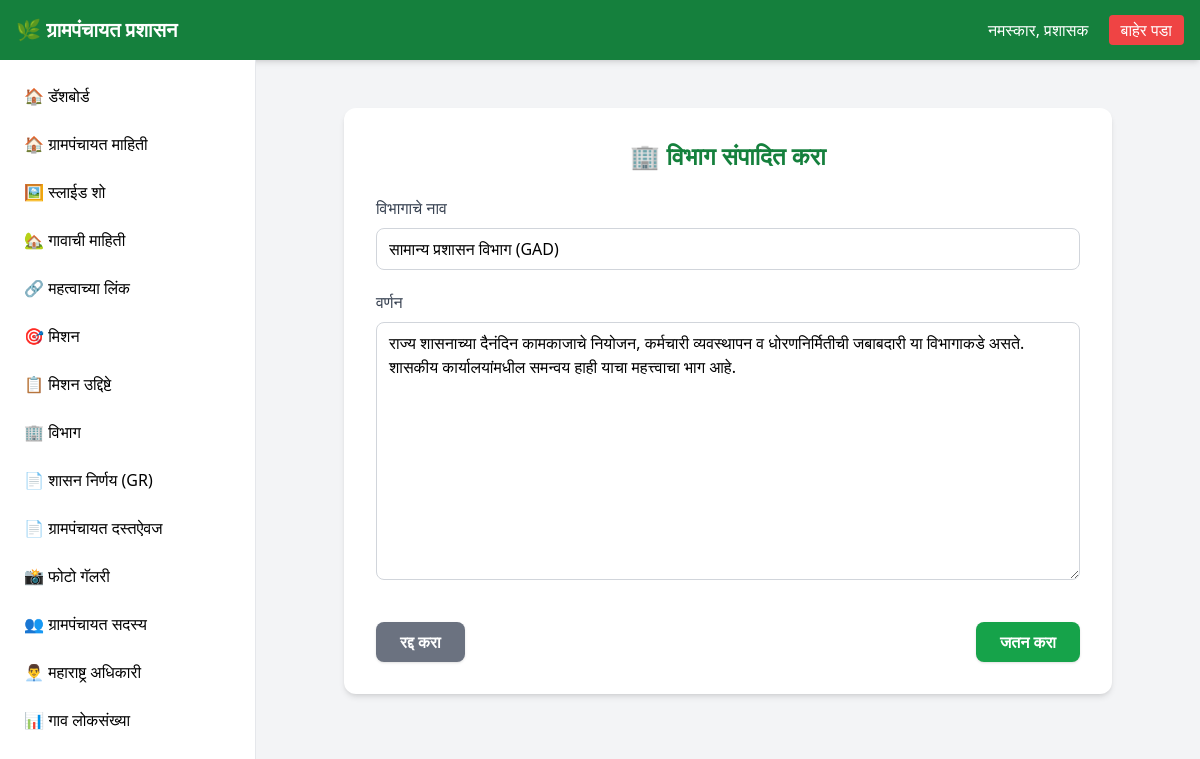
The page /dashboard/department/update/1/ (signed in) on the database its author committed.
### api/models.py (models this page shows, shortened)
class Department(models.Model):
    name = models.CharField(max_length=200, blank=True)
    description = models.TextField(blank=True)

### api/views.py (the view)
# urls.py: path('dashboard/department/update/<int:pk>/', views.department_update, name='department-update'),
@login_required(login_url='/admin/login/')
def department_update(request, pk):
    department = get_object_or_404(Department, pk=pk)
    if request.method == 'POST':
        form = DepartmentForm(request.POST, instance=department)
        if form.is_valid():
            form.save()
            messages.success(request, 'विभाग यशस्वीरित्या अपडेट केला गेला!')
            return redirect('department-list')
    else:
        form = DepartmentForm(instance=department)
    return render(request, 'dashboard/department_form.html', {'form': form, 'title': 'विभाग संपादित करा'})

### api/forms.py
class DepartmentForm(ModelForm):
    class Meta:
        model = Department
        fields = ['name', 'description']
        widgets = {
            'name': TextInput(attrs={
                'class': 'w-full px-3 py-2 border border-gray-300 rounded-lg focus:outline-none focus:ring-2 focus:ring-green-500 focus:border-transparent'
            }),
            'description': Textarea(attrs={
                'class': 'w-full px-3 py-2 border border-gray-300 rounded-lg focus:outline-none focus:ring-2 focus:ring-green-500 focus:border-transparent resize-vertical'
            }),
        }

### api/templates/dashboard/department_form.html (shortened to what this page needs)
{% extends 'dashboard/dashboard.html' %}
{% block content %}
<div class="max-w-3xl mx-auto bg-white p-8 mt-6 rounded-xl shadow-md">
    <h2 class="text-2xl font-bold text-green-700 mb-6 text-center">
        🏢 {{ title }}
    </h2>
    <form method="POST" class="space-y-5">
        <div>
            <label for="{{ form.name.id_for_label }}" class="block mb-2 font-medium text-gray-700">विभागाचे नाव</label>
            {{ form.name }}
        </div>
        <div>
            <label for="{{ form.description.id_for_label }}" class="block mb-2 font-medium text-gray-700">वर्णन</label>
            {{ form.description }}
        </div>
        <div class="flex justify-between pt-4">
            <a href="{% url 'department-list' %}" class="bg-gray-500 hover:bg-gray-600 text-white font-semibold px-6 py-2 rounded-lg shadow">
                रद्द करा
            </a>
            <button type="submit" class="bg-green-600 hover:bg-green-700 text-white font-semibold px-6 py-2 rounded-lg shadow">
                जतन करा
            </button>
        </div>
    </form>
</div>
{% endblock %}

### rows shown on the page
Department: name "सामान्य प्रशासन विभाग (GAD)", description "राज्य शासनाच्या दैनंदिन कामकाजाचे नियोजन, कर्मचारी व्यवस्थापन व धोरणनिर्मितीची जबाबदारी या विभागाकडे असते. शासकीय कार्यालयांमधील समन्वय हाही याचा महत्त्वाचा भाग आहे."

### other values the page prints
{{ title }} "विभाग संपादित करा"
